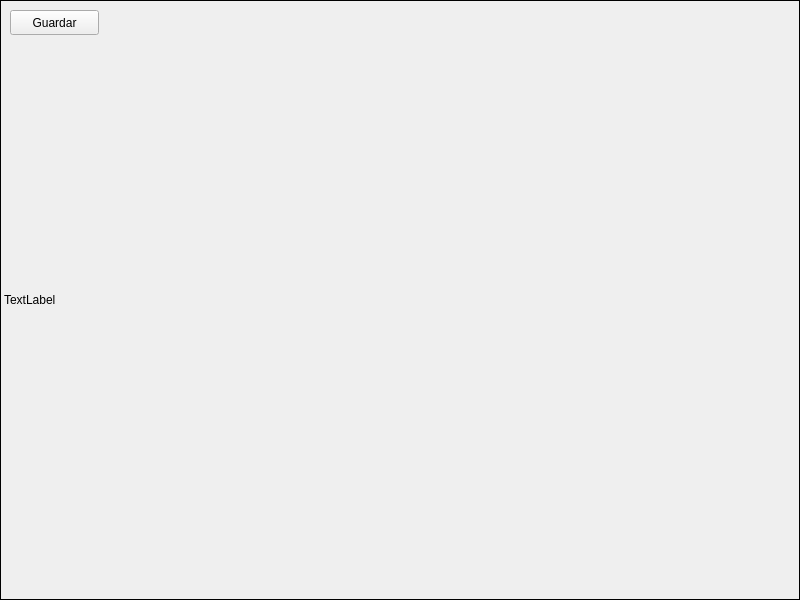
<?xml version="1.0" encoding="UTF-8"?>
<ui version="4.0">
 <class>MainWindow</class>
 <widget class="QMainWindow" name="MainWindow">
  <property name="geometry">
   <rect>
    <x>0</x>
    <y>0</y>
    <width>800</width>
    <height>600</height>
   </rect>
  </property>
  <property name="windowTitle">
   <string>MainWindow</string>
  </property>
  <widget class="QWidget" name="centralwidget">
   <widget class="QLabel" name="label">
    <property name="geometry">
     <rect>
      <x>0</x>
      <y>0</y>
      <width>800</width>
      <height>600</height>
     </rect>
    </property>
    <property name="frameShape">
     <enum>QFrame::Shape::Box</enum>
    </property>
    <property name="text">
     <string>TextLabel</string>
    </property>
   </widget>
   <widget class="QPushButton" name="pushButton">
    <property name="geometry">
     <rect>
      <x>10</x>
      <y>10</y>
      <width>89</width>
      <height>25</height>
     </rect>
    </property>
    <property name="text">
     <string>Guardar</string>
    </property>
   </widget>
  </widget>
 </widget>
 <resources/>
 <connections/>
</ui>
